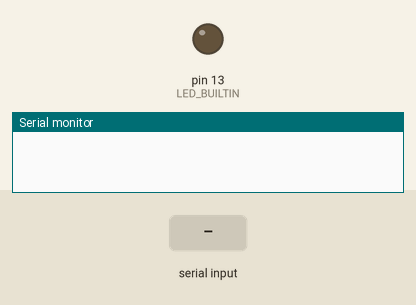
Bench run of a sketch on a simulated Arduino Uno, built with avr-gcc and run on an emulated ATmega328P. On the bench: output pins drawn as LEDs (lit = HIGH), the last lines printed to the serial monitor. The test bench sets the inputs (shaded band).

Above: at 1.2 s.
1.3 s: "A" received over Serial
At 3.4 s:
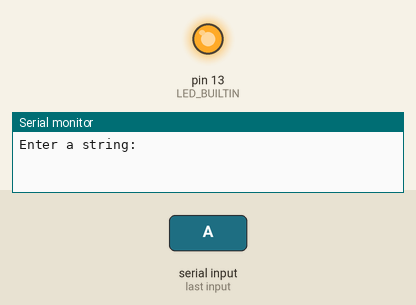
4.3 s: "a" received over Serial
At 7.1 s:
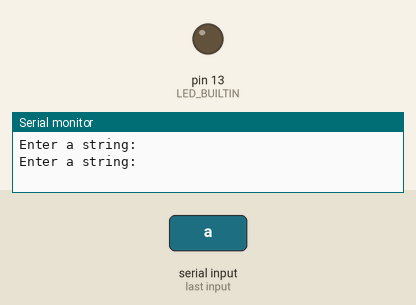
7.3 s: "B" received over Serial
At 8.9 s:
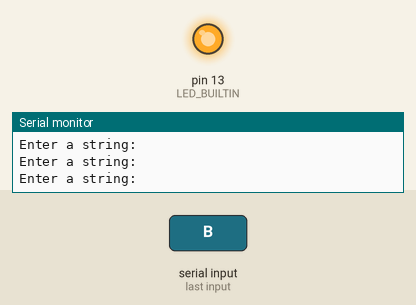
Timing chart, 0 to 12.1 s (numbered marks = the images above; inputs shaded):
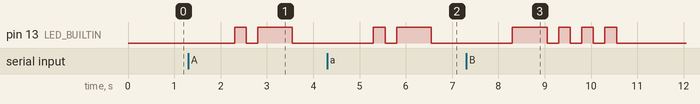

The sketch:

morseCode.ino
```cpp
String morseString;

void setup() {
  // put your setup code here, to run once:

Serial.begin(9600);
  pinMode(LED_BUILTIN, OUTPUT);
}

void loop() {
  if(Serial.available()) {
  Serial.println("Enter a string: ");
  morseString = Serial.readString();
  convertToMorse(morseString);
  }
}

void dot() {
  digitalWrite(LED_BUILTIN, HIGH);
  delay(250);
  digitalWrite(LED_BUILTIN, LOW);
  delay(250);
}

void dash() {
  digitalWrite(LED_BUILTIN, HIGH);
  delay(750);
  digitalWrite(LED_BUILTIN, LOW);
  delay(250);
}

void convertToMorse(String morseString) {
  for(int i = 0; i < morseString.length(); i++) {
    switch(morseString[i]) {
      case 'A': case 'a':
        dot(); dash();
        break;
      case 'B': case 'b':
        dash(); dot(); dot(); dot();
        break;
      case 'C': case 'c':
        dash(); dot(); dash(); dot();
        break;
      case 'D': case 'd':
        dash(); dot(); dot();
        break;
      case 'E': case 'e':
        dot();
        break;
      case 'G': case 'g':
        dash(); dash(); dot();
        break;
      case 'H': case 'h':
        for(int j = 0; j < 4; j++) { dot(); }
        break;
      case 'I': case 'i':
        for(int j = 0; j < 2; j++) { dot(); dot(); }
        break;
      case 'J': case 'j':
        dot(); dash(); dash(); dash();
        break;
      case 'K': case 'k':
        dash(); dot(); dash();
        break;
      case 'L': case 'l':
        dot(); dash(); dot(); dot();
        break;
      case 'M': case 'm':
        dash(); dash();
        break;
      case 'N': case 'n':
        dash(); dot();
        break;
      case 'O': case 'o':
        dash(); dash(); dash();
        break;
      case 'P': case 'p':
        dot(); dash(); dash(); dot();
        break;
      case 'Q': case 'q':
        dash(); dash(); dot(); dash();
        break;
      case 'R': case 'r':
        dot(); dash(); dot();
      case 'S': case 's':
        for(int j = 0; j < 3; j++) { dot(); }
        break;
      case 'T': case 't':
        dash();
        break;
      case 'U': case 'u':
        dot(); dot(); dash();
        break;
      case 'V': case 'v':
        dot(); dot(); dot(); dash();
        break;
      case 'W': case 'w':
        dot(); dash(); dash();
        break;
      case 'X': case 'x':
        dash(); dot(); dot(); dash();
        break;
      case 'Y': case 'y':
        dash(); dot(); dash(); dash();
        break;
      case 'Z': case 'z':
        dash(); dash(); dot(); dot();
        break;
      case '1':
        dot(); dash(); dash(); dash(); dash();
        break;
      case '2':
        dot(); dot(); dash(); dash(); dash();
        break;
      case '3':
        dot(); dot(); dot(); dash(); dash();
        break;
      case '4':
        dot(); dot(); dot(); dot(); dash();
        break;
      case '5':
        dot(); dot(); dot(); dot(); dot();
        break;
      case '6':
        dash(); dot(); dot(); dot(); dot();
        break;
      case '7':
        dash(); dash(); dot(); dot(); dot();
        break;
      case '8':
        dash(); dash(); dash(); dot(); dot();
        break;
      case '9':
        dash(); dash(); dash(); dash(); dot();
        break;
      case '0':
        dash(); dash(); dash(); dash(); dash();
        break;
      case ' ':
        delay(1500);
    }
  }
}
```

Measured:
- after the input at 1.3 s, pin 13 (LED_BUILTIN): LOW → HIGH after 1.0 s, → LOW 0.25 s later, → HIGH 0.25 s later, → LOW 0.75 s later
- after the input at 4.3 s, pin 13 (LED_BUILTIN): LOW → HIGH after 1.0 s, → LOW 0.25 s later, → HIGH 0.25 s later, → LOW 0.75 s later
- after the input at 7.3 s, pin 13 (LED_BUILTIN): LOW → HIGH after 1.0 s, then repeats every 0.50 s: LOW 0.25 s, HIGH 0.25 s, until it stays LOW from 10.6 s
